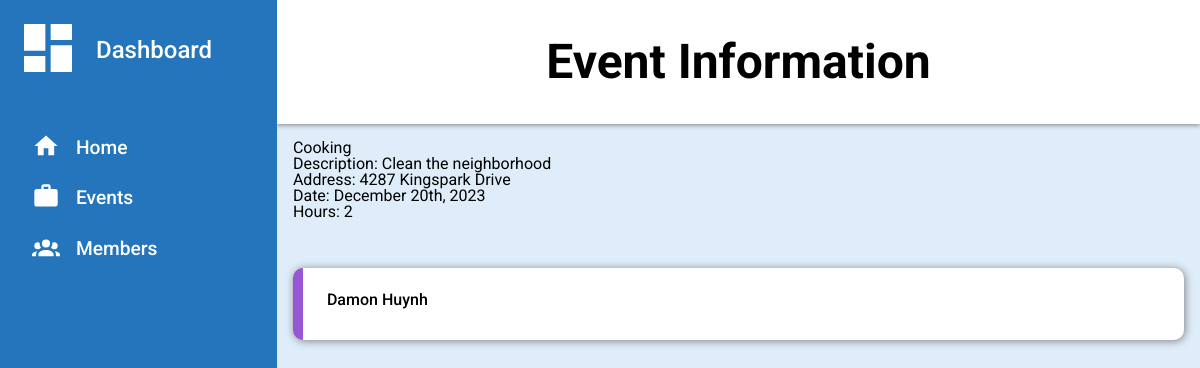
Screenshot of /event/4 with the database file from the repository.
### app.py (models this page shows)
class Event(db.Model):
    id = db.Column(db.Integer, primary_key = True)
    name = db.Column(db.String(100), unique = False, index = True)
    description = db.Column(db.String(250), unique = False, index = True)
    address = db.Column(db.String(250), unique = False, index = True)
    date = db.Column(db.String(40), unique = False, index = True)
    hours = db.Column(db.Integer, index = True, unique = False)

class Member(db.Model):
    id = db.Column(db.Integer, primary_key = True)
    name = db.Column(db.String(100), unique = False, index = True)
    student_id = db.Column(db.Integer, index = True, unique = False)
    hours = db.Column(db.Integer, index = True, unique = False)
    grade = db.Column(db.Integer, index = True, unique = False)
    email = db.Column(db.String(100), unique = False, index = True)
    events = db.relationship('Event', secondary = member_event, backref = 'members')

### app.py (the view)
@app.route('/event/<int:id>')
def event(id):
    event = Event.query.get(id)
    return render_template('event.html', event = event)

### templates/event.html (shortened to what this page needs)
{% extends 'base.html' %}
{% block content %}
<div class="header">
    <div class = "eventName">
        <p>Event Information</p>
    </div>
</div>
<div class="sidebar">
    <p><span><svg class="dash clickable" xmlns="http://www.w3.org/2000/svg" viewBox="0 0 24 24"><title>view-dashboard</title><path d="M13,3V9H21V3M13,21H21V11H13M3,21H11V15H3M3,13H11V3H3V13Z" /></svg></span>Dashboard</p>
    <ul>
        <a href="{{ url_for('dashboard') }}">
            <li class="clickable"><span><svg xmlns="http://www.w3.org/2000/svg" viewBox="0 0 24 24"><title>home</title><path d="M10,20V14H14V20H19V12H22L12,3L2,12H5V20H10Z" /></svg></span>Home</li>
        </a>
        <a href="{{ url_for('events') }}">
            <li class="clickable"><span><svg xmlns="http://www.w3.org/2000/svg" viewBox="0 0 24 24"><title>briefcase</title><path d="M10,2H14A2,2 0 0,1 16,4V6H20A2,2 0 0,1 22,8V19A2,2 0 0,1 20,21H4C2.89,21 2,20.1 2,19V8C2,6.89 2.89,6 4,6H8V4C8,2.89 8.89,2 10,2M14,6V4H10V6H14Z" /></svg></span>Events</li>
        </a>
        <a href="{{ url_for('members') }}">
            <li class="clickable"><span></span>Members</li>
        </a>
    </ul>
</div>
<div class="content">
    <div>
        <p>{{ event.name }}</p>
        <p>Description: {{ event.description }}</p>
        <p>Address: {{ event.address }}</p>
        <p>Date: {{ event.date }}</p>
        <p>Hours: {{ event.hours }}</p>
    </div>
    <div class="members">
        <p class="content-label"></p>
        {% for member in event.members %}
            <a class="clickable" href="{{ url_for('member', id = member.id) }}">
                <div>
                    <p>{{ member.name }}</p>
                </div>
            </a>
        {% endfor %}
    </div>
</div>
{% endblock %}

### static/style.css (style rules this page uses)
html, body, div, span, applet, object, iframe, h1, h2, h3, h4, h5, h6, p, blockquote, pre, a, abbr, acronym, address, big, cite, code, del, dfn, em, img, ins, kbd, q, s, samp, small, strike, strong, sub, sup, tt, var, b, u, i, center, dl, dt, dd, ol, ul, li, fieldset, form, label, legend, table, caption, tbody, tfoot, thead, tr, th, td, article, aside, canvas, details, embed, figure, figcaption, footer, header, hgroup, menu, nav, output, ruby, section, summary, time, mark, audio, video { margin: 0; padding: 0; border: 0; font-size: 100%; font: inherit; vertical-align: baseline; }
body { line-height: 1; font-family: "Roboto"; }
ol, ul { list-style: none; }
:root { --sidebar: #2575bc; --project-border: #BC6C25; --main-background: #deedf9; --text-color: rgb(255, 255, 255); }
body { display: grid; grid-template-rows: 1fr 9fr; grid-template-columns: 1.2fr 4fr; height: 100vh; background-color: var(--main-background); }
.header { background-color: white; grid-column: 2; grid-row: 1 / 2; display: flex; flex-direction: column; justify-content: space-between; grid-template-rows: 1fr 2.5fr; padding: .75rem 2rem; line-height: 1.5rem; box-shadow: 0px 1px 5px grey; row-gap: 1rem; }
.eventName { height: 100px; display: flex; justify-content: center; align-items: center; font-weight: 700; font-size: 3rem; line-height: 3rem; }
.sidebar { background-color: var(--sidebar); grid-row: 1 / 3; padding: 1rem; }
a { text-decoration: none; }
.sidebar ul { display: grid; font-size: 1.2rem; margin-bottom: 3rem; gap: 1.2rem; }
.sidebar li, .sidebar p { color: var(--text-color); font-weight:500; display: flex; align-items: center; }
.sidebar p { font-size: 1.5rem; margin-bottom: 3rem; }
.content { padding: 1rem; }
.content-label { font-weight: 500; font-size: 1.1rem; grid-row: 1; grid-column: 1 / -1; }
.events, .members { grid-row: 1 / 4; display: grid; grid-template-rows: 2rem; gap: 1rem; grid-template-columns: 1fr; }
.events a>div, .members>a>div { display: flex; flex-direction: column; justify-content: space-between; background-color: white; border-radius: 10px; padding: 1.5rem; box-shadow: 1px 1px 8px grey; border-left: 10px solid var(--project-border); font-size: .75rem; color: grey; line-height: 1rem; transition: 100ms ease-out; }
.members>a>div { border-left:10px solid rgb(150, 86, 214); }
.events div > p, .members div > p { color: black; font-size: 1rem; font-weight: 500; margin-bottom: .5rem; }
.sidebar svg { fill: white; padding-right: 1rem; }
.dash { width: 4rem; }
li svg { margin-left: 1rem; width: 1.75rem; }
.clickable, .events>div, .members>p { cursor: pointer; }

### rows the page displays
Event: name "Cooking", description "Clean the neighborhood", address "4287 Kingspark Drive", date "December 20th, 2023", hours "2"
Member: name "Damon Huynh"
